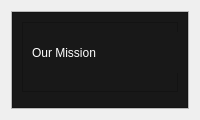
            <widget class="QWidget" name="about_page_2">
             <layout class="QGridLayout" name="gridLayout_6">
              <item row="0" column="0">
               <widget class="QFrame" name="frame_10">
                <property name="frameShape">
                 <enum>QFrame::StyledPanel</enum>
                </property>
                <property name="frameShadow">
                 <enum>QFrame::Raised</enum>
                </property>
                <layout class="QGridLayout" name="gridLayout_7">
                 <property name="leftMargin">
                  <number>0</number>
                 </property>
                 <property name="topMargin">
                  <number>0</number>
                 </property>
                 <property name="rightMargin">
                  <number>0</number>
                 </property>
                 <property name="bottomMargin">
                  <number>0</number>
                 </property>
                 <property name="spacing">
                  <number>0</number>
                 </property>
                 <item row="0" column="0">
                  <widget class="QFrame" name="frame_61">
                   <property name="styleSheet">
                    <string notr="true">background-color: rgb(24, 24, 24);</string>
                   </property>
                   <property name="frameShape">
                    <enum>QFrame::StyledPanel</enum>
                   </property>
                   <property name="frameShadow">
                    <enum>QFrame::Raised</enum>
                   </property>
                   <layout class="QVBoxLayout" name="verticalLayout_15">
                    <item alignment="Qt::AlignTop">
                     <widget class="QFrame" name="frame_62">
                      <property name="minimumSize">
                       <size>
                        <width>0</width>
                        <height>70</height>
                       </size>
                      </property>
                      <property name="frameShape">
                       <enum>QFrame::StyledPanel</enum>
                      </property>
                      <property name="frameShadow">
                       <enum>QFrame::Raised</enum>
                      </property>
                      <widget class="QLabel" name="label_25">
                       <property name="geometry">
                        <rect>
                         <x>10</x>
                         <y>10</y>
                         <width>631</width>
                         <height>41</height>
                        </rect>
                       </property>
                       <property name="styleSheet">
                        <string notr="true">color: rgb(255, 255, 255);
font: 75 36pt &quot;MS Shell Dlg 2&quot;;</string>
                       </property>
                       <property name="text">
                        <string>Our Mission</string>
                       </property>
                      </widget>
                     </widget>
                    </item>
                    <item>
                     <widget class="QFrame" name="frame_63">
                      <property name="sizePolicy">
                       <sizepolicy hsizetype="Preferred" vsizetype="Expanding">
                        <horstretch>0</horstretch>
                        <verstretch>0</verstretch>
                       </sizepolicy>
                      </property>
                      <property name="frameShape">
                       <enum>QFrame::StyledPanel</enum>
                      </property>
                      <property name="frameShadow">
                       <enum>QFrame::Raised</enum>
                      </property>
                      <widget class="QLabel" name="label_26">
                       <property name="geometry">
                        <rect>
                         <x>20</x>
                         <y>20</y>
                         <width>591</width>
                         <height>331</height>
                        </rect>
                       </property>
                       <property name="styleSheet">
                        <string notr="true">color: rgb(255, 255, 255);
font: 12pt &quot;Calibri&quot;;</string>
                       </property>
                       <property name="text">
                        <string>In the next 20 years, EVs will replace ICE vehicles as the main way that people move around. We are living through a revolution in not only how we move, but how we store and use energy. 25% of all end-use global energy is spent on transportation (37% in North America). Switching from gas to electric fuel for transportation will require the largest global infrastructure overhaul of our lives—from new renewable power generation, to how we transmit, distribute, store, and use electricity.
‍
EV Charge’s mission is to build EV charging solutions that scale. This means making EV charger deployment fast and affordable. And making charging easy and reliable for every EV driver.
‍
EV Charge sits at the nexus point between vehicles, building owners, and the grid. With software, we can help buildings, communities, and entire cities charge more EVs than their infrastructure would otherwise allow. We can optimize charging for grid capacity, cost, or carbon impact. And we can enable bi-directional communication between individual EVs and the grid.

EV Charge is building for scale because our planet needs millions more EVs, and consumers want millions more EVs. Automobiles have been powered by petrol since 1892. The switch to electric vehicles is a once-per-century economic and cultural shift. We are pioneers for the new era of transportation and energy.</string>
                       </property>
                       <property name="wordWrap">
                        <bool>true</bool>
                       </property>
                      </widget>
                     </widget>
                    </item>
                   </layout>
                  </widget>
                 </item>
                </layout>
               </widget>
              </item>
             </layout>
            </widget>
